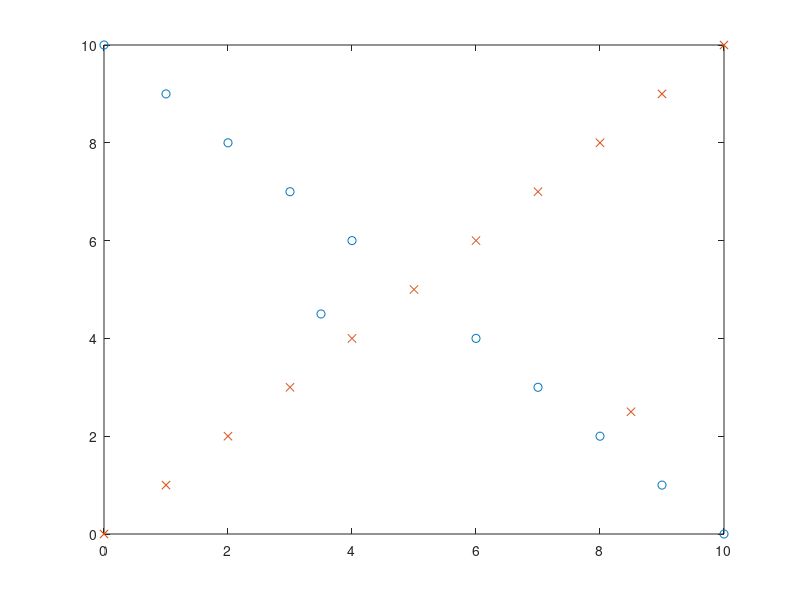

MATLAB code to generate this figure:
A = [
 0 10;
 1 9;
 2 8;
 3 7;
 4 6;
 6 4;
 7 3;
 8 2;
 9 1;
 10 0;
];
A = [A; 3.5 4.5;]
%{
A = A+rand(11,2);
A = A-rand(11,2);
A(A<0) = 0;
%}
plot(A(:,1),A(:,2),'o');

B  = [
 0 0;
 1 1;
 2 2;
 3 3;
 4 4;
 5 5;
 6 6;
 7 7;
 8 8;
 9 9;
 10 10;  
];
B = [B;8.5 2.5];
%{
B = B+0.5*rand(11,2);
B = B-0.5*rand(11,2);
B(B<0) = 0;
%}
hold on 
plot(B(:,1),B(:,2),'x');

